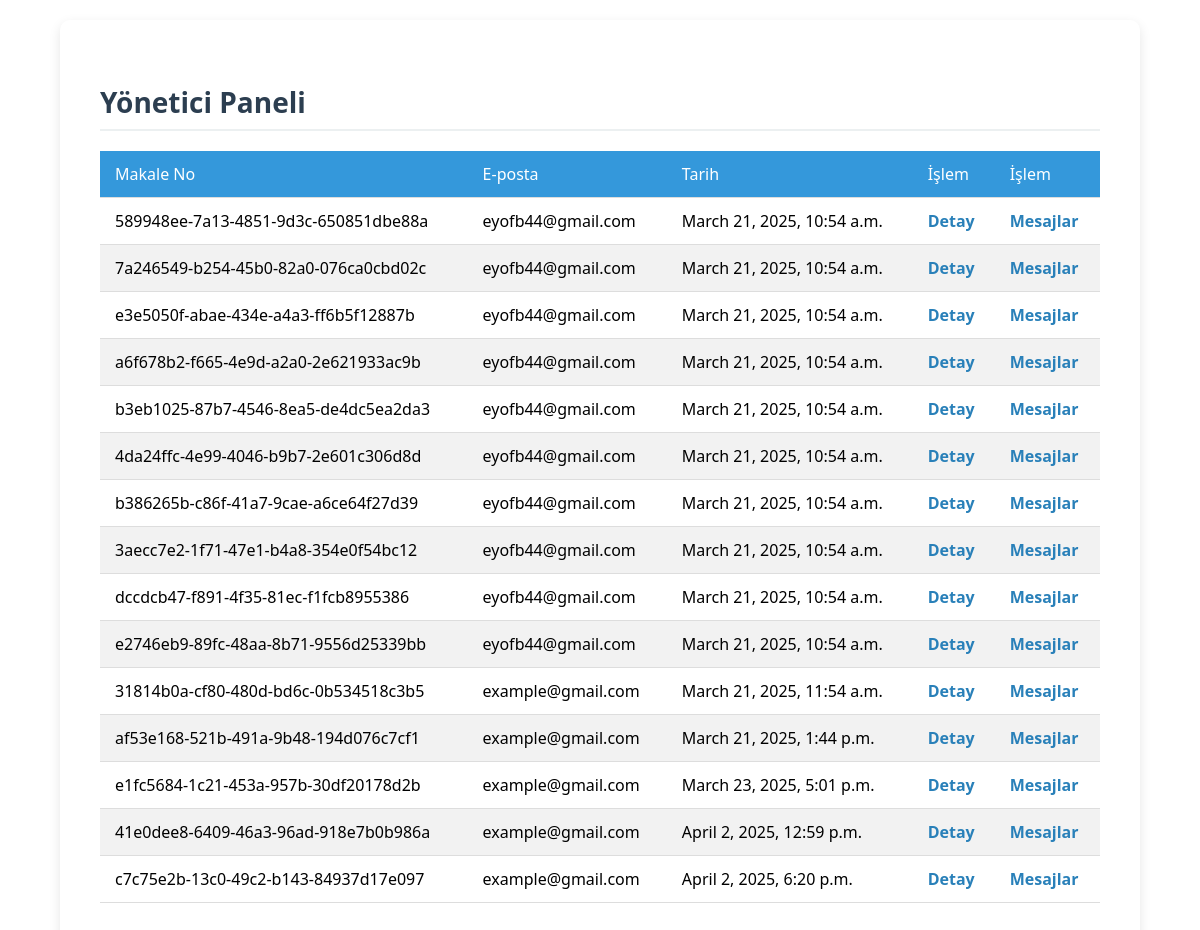
Screenshot of /yonetici/ with the database file from the repository.
### projectapp/models.py (models this page shows, shortened)
class article(models.Model):
    id = models.IntegerField(primary_key=True)
    name = models.CharField(max_length=30)
    article_no = models.UUIDField(default=uuid.uuid4, editable=False, unique=True)
    article_pdf = models.FileField()
    email = models.EmailField(default='example@gmail.com')
    upload_date = models.DateField(auto_now_add=True)
    status = models.CharField(max_length=20,default='Awaiting review')
    author_message = models.CharField(max_length=100,blank=True, null=True)
    anonymized_pdf = models.FileField(upload_to='anon_pdfs/', null=True, blank=True)  # Eklenen alan
    created_at = models.DateTimeField(auto_now_add=True , null=True, blank=True)
    keywords = models.JSONField(null=True, blank=True)
    encrypted_id = models.CharField(max_length=256, blank=True, null=True)
    final_pdf = models.FileField(upload_to='final_pdfs/', null=True, blank=True)

### projectapp/views.py (the view)
# urls.py: path('yonetici/', views.admin_panel, name='admin_panel'),
def admin_panel(request):
    all_articles = models.article.objects.all() # created_at varsa
    return render(request, 'admin_panel.html', {'articles': all_articles})

### projectapp/templates/admin_panel.html (shortened to what this page needs)
<!DOCTYPE html>
<html lang="tr">
<head>
</head>
<body>
    <h2>Yönetici Paneli</h2>
    <table>
        <thead>
            <tr>
                <th>Makale No</th>
                <th>E-posta</th>
                <th>Tarih</th>
                <th>İşlem</th>
                <th>İşlem</th>
            </tr>
        </thead>
        <tbody>
            {% for article in articles %}
            <tr>
                <td>{{ article.article_no }}</td>
                <td>{{ article.email }}</td>
                <td>{{ article.created_at }}</td>
                <td><a href="{% url 'article_detail_admin' article.pk %}">Detay</a></td>
                <td><a href="{% url 'article_messages' article.pk %}">Mesajlar</a></td>
            </tr>
            {% empty %}
            <tr>
                <td colspan="4" class="empty-state">Gösterilecek makale bulunamadı</td>
            </tr>
            {% endfor %}
        </tbody>
    </table>
</body>
</html>

### projectapp/templates/admin_panel.html (style rules this page uses)
body { font-family: 'Segoe UI', Tahoma, Geneva, Verdana, sans-serif; background-color: #f4f6f9; margin: 20px auto; padding: 40px; max-width: 1000px; background-color: white; border-radius: 10px; box-shadow: 0 4px 12px rgba(0,0,0,0.1); }
h2 { font-size: 28px; color: #2c3e50; margin-bottom: 20px; border-bottom: 2px solid #ecf0f1; padding-bottom: 8px; }
table { width: 100%; border-collapse: collapse; margin-bottom: 30px; }
th, td { text-align: left; padding: 12px 15px; border-bottom: 1px solid #ddd; }
th { background-color: #3498db; color: white; font-weight: normal; }
tr:nth-child(even) { background-color: #f2f2f2; }
a { color: #2980b9; text-decoration: none; font-weight: bold; }

### rows the page displays
article: article_no "589948ee-7a13-4851-9d3c-650851dbe88a", email "eyofb44@gmail.com", created_at "March 21, 2025, 10:54 a.m."
article: article_no "7a246549-b254-45b0-82a0-076ca0cbd02c", email "eyofb44@gmail.com", created_at "March 21, 2025, 10:54 a.m."
article: article_no "e3e5050f-abae-434e-a4a3-ff6b5f12887b", email "eyofb44@gmail.com", created_at "March 21, 2025, 10:54 a.m."
article: article_no "a6f678b2-f665-4e9d-a2a0-2e621933ac9b", email "eyofb44@gmail.com", created_at "March 21, 2025, 10:54 a.m."
article: article_no "b3eb1025-87b7-4546-8ea5-de4dc5ea2da3", email "eyofb44@gmail.com", created_at "March 21, 2025, 10:54 a.m."
article: article_no "4da24ffc-4e99-4046-b9b7-2e601c306d8d", email "eyofb44@gmail.com", created_at "March 21, 2025, 10:54 a.m."
article: article_no "b386265b-c86f-41a7-9cae-a6ce64f27d39", email "eyofb44@gmail.com", created_at "March 21, 2025, 10:54 a.m."
article: article_no "3aecc7e2-1f71-47e1-b4a8-354e0f54bc12", email "eyofb44@gmail.com", created_at "March 21, 2025, 10:54 a.m."
article: article_no "dccdcb47-f891-4f35-81ec-f1fcb8955386", email "eyofb44@gmail.com", created_at "March 21, 2025, 10:54 a.m."
article: article_no "e2746eb9-89fc-48aa-8b71-9556d25339bb", email "eyofb44@gmail.com", created_at "March 21, 2025, 10:54 a.m."
article: article_no "31814b0a-cf80-480d-bd6c-0b534518c3b5", email "example@gmail.com", created_at "March 21, 2025, 11:54 a.m."
article: article_no "af53e168-521b-491a-9b48-194d076c7cf1", email "example@gmail.com", created_at "March 21, 2025, 1:44 p.m."
article: article_no "e1fc5684-1c21-453a-957b-30df20178d2b", email "example@gmail.com", created_at "March 23, 2025, 5:01 p.m."
article: article_no "41e0dee8-6409-46a3-96ad-918e7b0b986a", email "example@gmail.com", created_at "April 2, 2025, 12:59 p.m."
article: article_no "c7c75e2b-13c0-49c2-b143-84937d17e097", email "example@gmail.com", created_at "April 2, 2025, 6:20 p.m."
